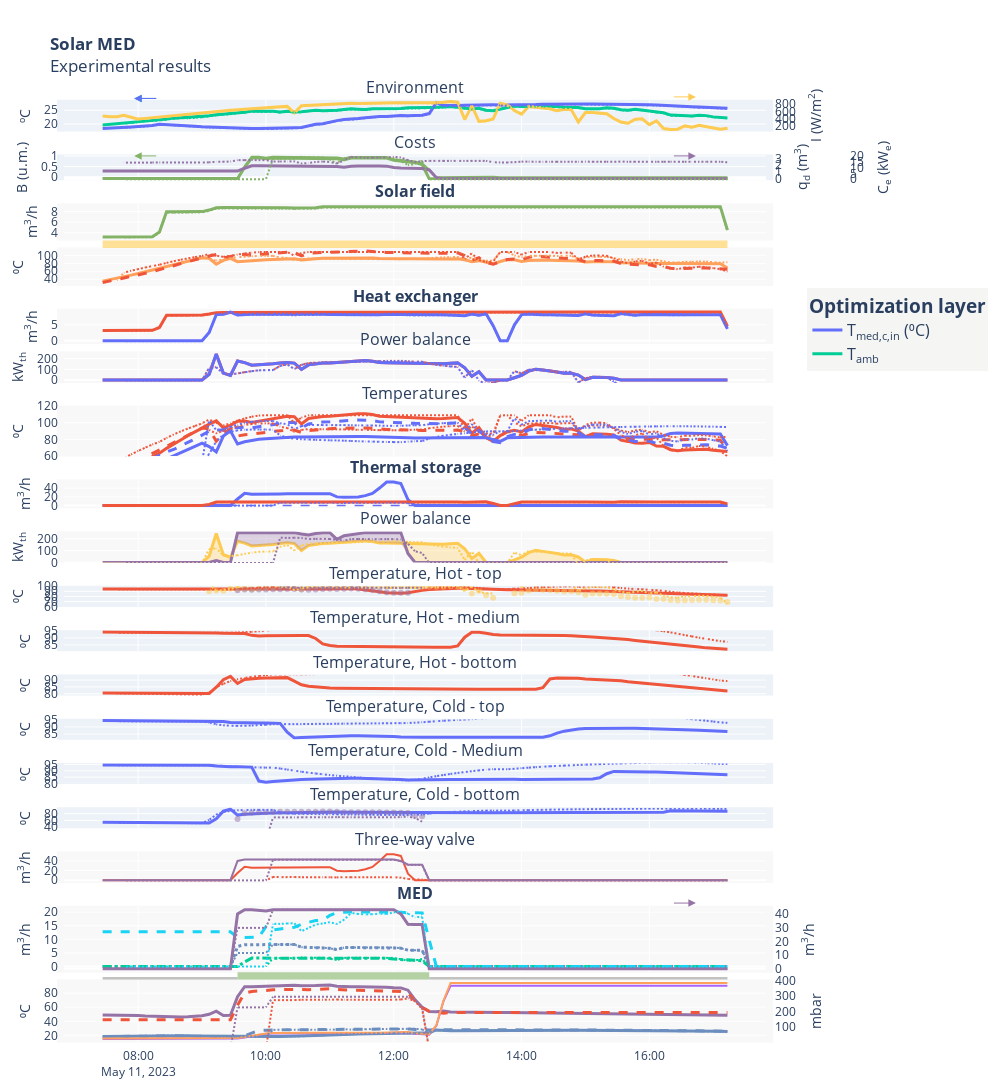

The notebook cell saved with this chart:
### Code cell
# Sync model index with measured data
df_mod.index = df.index[idx_start:idx if idx<idx_end-1 else idx_end] # idx_start-1 because now we are adding one element after the initialization

# Update plot config
with open( data_path / "plot_config_validation.hjson") as f:
    plt_config = hjson.load(f)

fig = experimental_results_plot(plt_config, df, df_comp=df_mod, vars_config=vars_config, resample=resample_figures)

fig.show(
    config=generate_plotly_config(fig, figure_name=f'solar_med_{df.index[0].strftime("%Y%m%d")}')
)
